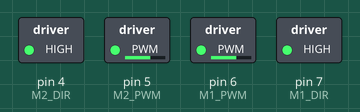
Recording of a sketch running on a simulated Arduino Uno, built with avr-gcc and run on an emulated ATmega328P. Shown: switched loads named in the sketch (green lamp = pin HIGH).

Above: at 0.25 s.
At 2.25 s:
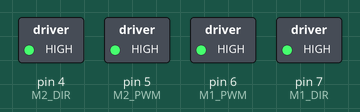
At 4.3 s:
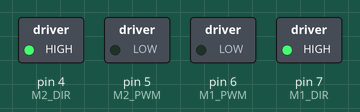
At 4.5 s:
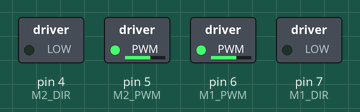
At 6.35 s:
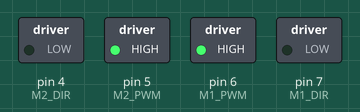
At 8.45 s:
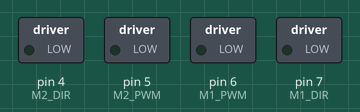
Timing chart, 0 to 11.0 s (numbered marks = the images above):
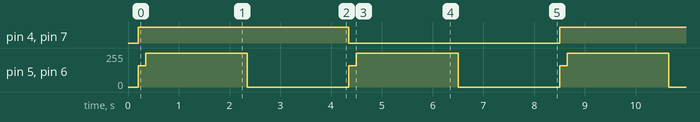

The sketch:

testMov.ino
```cpp
#include <Arduino.h>

const int M1_PWM = 6;
const int M1_DIR = 7;
const int M2_PWM = 5;
const int M2_DIR = 4;

const int CRUISE1 = 255;   // tune separately 6.57 v for the left motor
const int CRUISE2 = 255;  // tune separately
const int KICK = 160;     // startup kick
const int KICK_TIME = 150;

void setup() {
  pinMode(M1_DIR, OUTPUT);
  pinMode(M1_PWM, OUTPUT);
  pinMode(M2_DIR, OUTPUT);
  pinMode(M2_PWM, OUTPUT);

  // Force everything off immediately
  digitalWrite(M1_DIR, LOW);
  digitalWrite(M2_DIR, LOW);
  analogWrite(M1_PWM, 0);
  analogWrite(M2_PWM, 0);

  delay(200);
}

void motor1(int speedVal, bool forward) {
  digitalWrite(M1_DIR, forward ? HIGH : LOW);
  analogWrite(M1_PWM, speedVal);
}

void motor2(int speedVal, bool forward) {
  digitalWrite(M2_DIR, forward ? HIGH : LOW);
  analogWrite(M2_PWM, speedVal);
}

void stopMotors() {
  analogWrite(M1_PWM, 0);
  analogWrite(M2_PWM, 0);
}

void drive(bool forward, int s1, int s2) {
  // startup kick to overcome static friction
  motor1(KICK, forward);
  motor2(KICK, forward);
  delay(KICK_TIME);

  motor1(s1, forward);
  motor2(s2, forward);
}

void loop() {
  drive(true, CRUISE1, CRUISE2);
  delay(2000);

  stopMotors();
  delay(2000);

  drive(false, CRUISE1, CRUISE2);
  delay(2000);

  stopMotors();
  delay(2000);
}
```

Measured:
- by itself, pin 4 (M2_DIR), pin 7 (M1_DIR): alternates HIGH for 4.2 s and LOW for 4.2 s
- by itself, pin 5 (M2_PWM), pin 6 (M1_PWM): repeats every 4.2 s: 255/255 2.0 s, 0/255 2.0 s, 160/255 0.15 s
